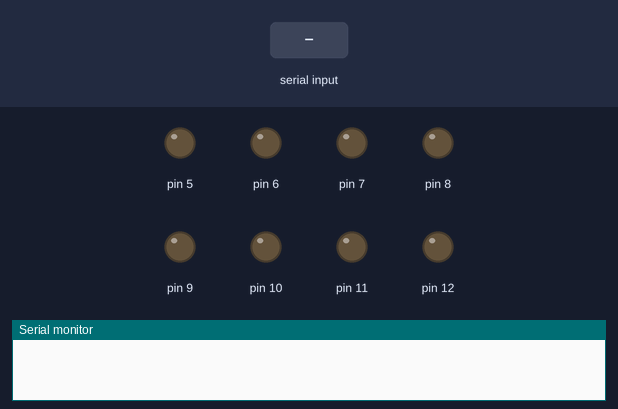
Recording of a sketch running on a simulated Arduino Uno, built with avr-gcc and run on an emulated ATmega328P. Shown: output pins drawn as LEDs (lit = HIGH), the last lines printed to the serial monitor. The test bench sets the inputs (shaded band).

Above: at 1.2 s.
1.3 s: "1\n" received over Serial
At 2.5 s:
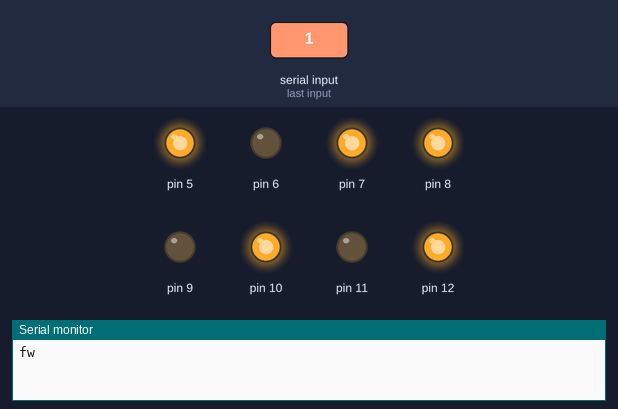
2.8 s: "2\n" received over Serial
4.3 s: "3\n" received over Serial
5.8 s: "4\n" received over Serial
7.3 s: "30,150\n" received over Serial
At 8.3 s:
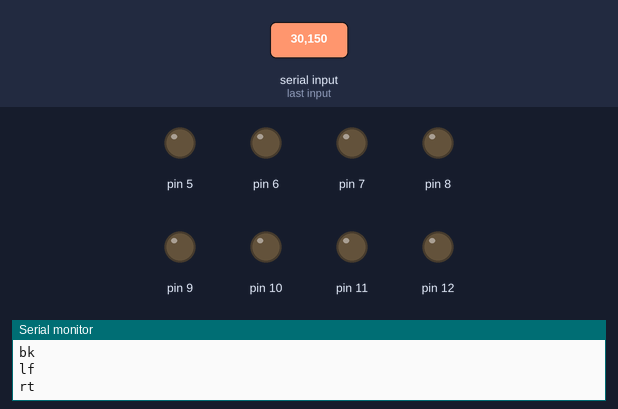
8.8 s: "1,90\n" received over Serial
At 9.6 s:
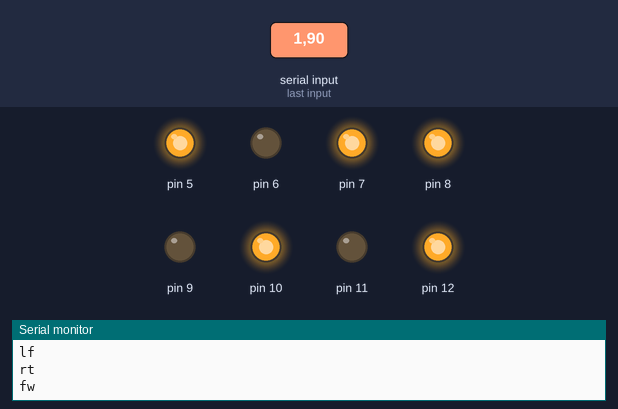
Timing chart, 0 to 11.3 s (numbered marks = the images above; inputs shaded):
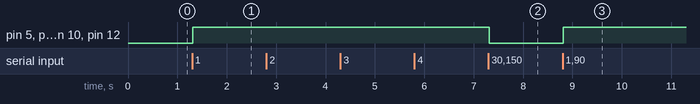

Measured:
- after the input at 1.3 s, pin 5, pin 7, pin 8, pin 10, pin 12: LOW → HIGH at once
- after the input at 7.3 s, pin 5, pin 7, pin 8, pin 10, pin 12: HIGH → LOW at once
- after the input at 8.8 s, pin 5, pin 7, pin 8, pin 10, pin 12: LOW → HIGH at once

The sketch:

driver.ino
```cpp
// (licence header left out)
#include "SoftPWM.h"
#include <Wire.h>

// MY_I2C_ADDRESS = 0x42
int slave_address = 0x42;
int x;

// please define Motors pwm pins
#define upRi_r 5
#define upRi_l 6
#define upLt_r 7
#define upLt_l 8
#define dnRi_r 9
#define dnRi_l 10
#define dnLt_r 11
#define dnLt_l 12

int myArray[8] = {upRi_r, upRi_l, upLt_r, upLt_l, dnRi_r, dnRi_l, dnLt_r, dnLt_l};
int incomingByte = 0;

void setup()
{
  SoftPWMBegin();
  Wire.begin(slave_address); // join i2c bus (address optional for master)
  Serial.begin(115200);
  Serial.setTimeout(1);
}

void loop()
{
  while (Serial.available()){
    int commands[5] = {0, 1, 2, 3, 4};
    x = Serial.readString().toInt();
    if (x == 0){stop();}
    else if (x == 1){motorControl(100, 0, 100, 100, 0, 100, 0, 100);Serial.println("fw");}
    else if (x == 2){motorControl(100, 0, 100, 100, 0, 100, 0, 100);Serial.println("bk");}
    else if (x == 3){motorControl(100, 0, 100, 100, 0, 100, 0, 100);Serial.println("lf");}
    else if (x == 4){motorControl(100, 0, 100, 100, 0, 100, 0, 100);Serial.println("rt");}
  }
}

void motorControl(int URR, int URL, int ULR, int ULL, int DRR, int DRL, int DLR, int DLL)
{
  int define[8] = {URR, URL, ULR, ULL, DRR, DRL, DLR, DLL};
  for (int i = 0; i < 8; i++)
  {
    SoftPWMSetPercent(myArray[i], define[i]);
  }
}
void stop()
{
  for (int i = 0; i < 8; i++)
  {
    SoftPWMSetPercent(myArray[i], 0);
  }
}

void hardStop()
{
  for (int i = 0; i < 8; i++)
  {
    SoftPWMSetPercent(myArray[i], 100);
  }
}

float read_from_main()
{
  float temp;
  String dataStr = "";
  while (Wire.available())
  {
    char c = Wire.read();
    dataStr = dataStr + c;
    temp = dataStr.toFloat();
  }
  return temp;
}
```
